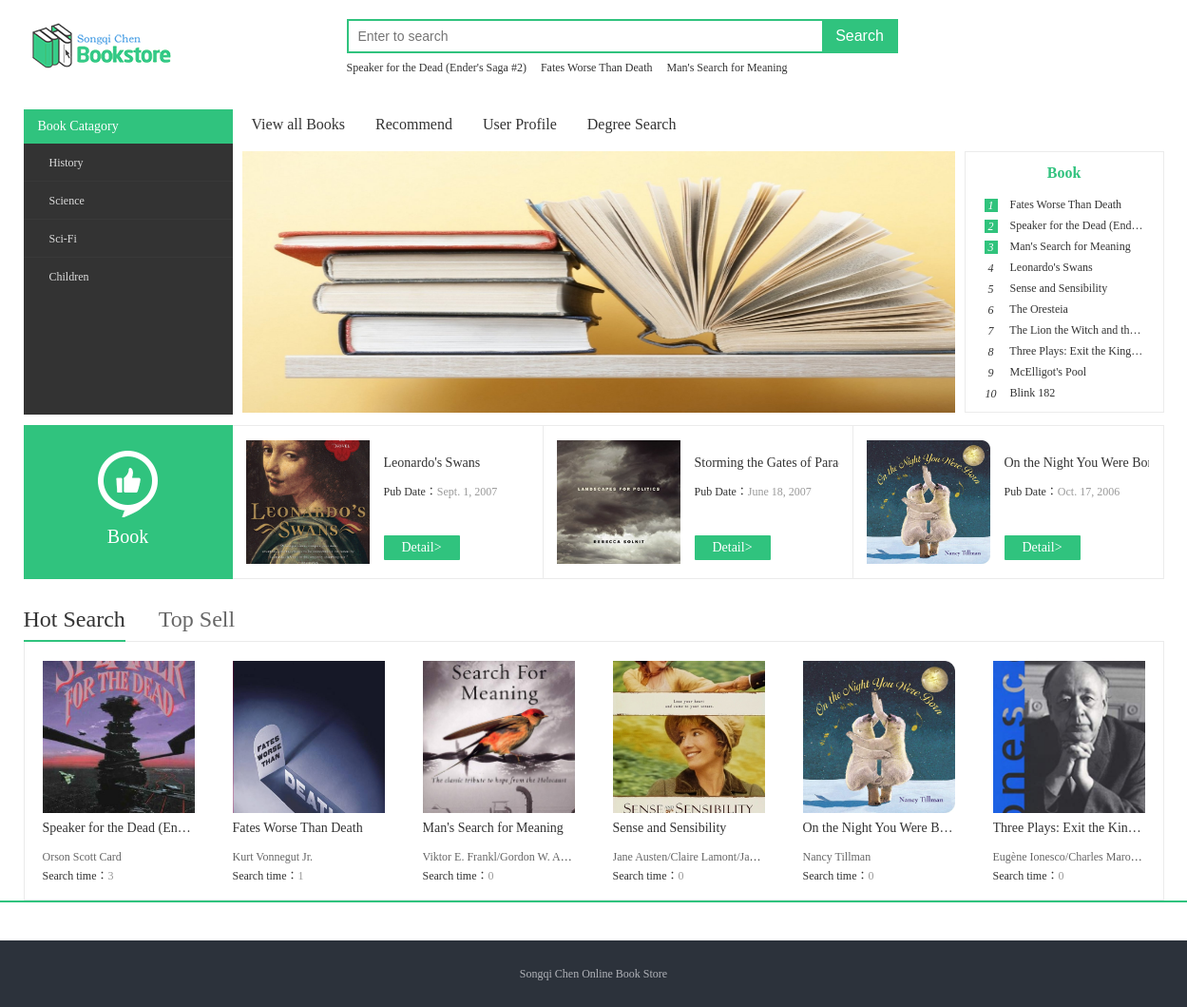
The page / on the database its author committed.
### index/models.py (models this page shows, shortened)
class Dynamic(models.Model):
    dynamic_id = models.AutoField('Stat ID', primary_key=True)
    book = models.ForeignKey(Book, on_delete=models.CASCADE, verbose_name='book title')
    dynamic_views = models.IntegerField('number of views')
    dynamic_search = models.IntegerField('number of searchs')
    dynamic_down = models.IntegerField('order time')
    class Meta:
        verbose_name = 'Stat'
        verbose_name_plural = 'Stat'

class Book(models.Model):
    book_id = models.AutoField('BookID', primary_key=True)
    book_name = models.TextField('Book Name', max_length=50)
    book_author = models.TextField('Book author', max_length=50)
    book_avg_rating = models.IntegerField('Book rating')
    book_isbn = models.CharField('Book ISBN', max_length=30)
    book_language = models.CharField('Book Language', max_length=10)
    book_pages = models.IntegerField('Book Pages')
    book_numrating = models.IntegerField('Number of Rating')
    book_numtext = models.IntegerField('Number of Text')
    book_pubdate = models.DateField('Book publish data')
    book_publisher = models.CharField('Book publisher', max_length=30)
    book_img = models.CharField('Book Image', max_length=20)
    book_type = models.TextField('Book type', max_length=20)
    book_price = models.IntegerField('Book Price')
    book_bookstock = models.IntegerField('Book Stock', null=True, default=0)
    book_saleamount = models.IntegerField('Book sale amount')
    label = models.ForeignKey(Label, on_delete=models.CASCADE, verbose_name='book type id')
    class Meta:
        verbose_name = 'Book Info'
        verbose_name_plural = 'Book Info'

class Label(models.Model):
    label_id = models.AutoField('Lable id', primary_key=True)
    label_name = models.CharField('Lable Text', max_length=10)
    def __str__(self):
        return self.label_name
    class Meta:
        verbose_name = 'Label'
        verbose_name_plural = 'Label'

### index/views.py (the view)
# urls.py: path('', views.indexView, name='index'),
def indexView(request):
    search_book = Dynamic.objects.select_related('book').order_by('-dynamic_search').all()[:8]
    label_list = Label.objects.all()
    play_hot_book = Dynamic.objects.select_related('book').order_by('-dynamic_views').all()[:10]
    daily_recommendation = Book.objects.order_by('-book_pubdate').all()[:3]
    search_ranking = search_book[:6]
    down_ranking = Dynamic.objects.select_related('book').order_by('-dynamic_down').all()[:6]
    all_ranking = [search_ranking, down_ranking]
    return render(request, 'index.html', locals())

### index/templates/index.html (shortened to what this page needs)
{% extends "title_base.html"  %}
{% block title  %}
{% load static %}
<link type="text/css" rel="stylesheet" href="{% static "css/common.css" %}">
<link type="text/css" rel="stylesheet" href="{% static "css/index.css" %}">
</head>
<body class="index">
	<div class="header">
		<a href="/" class="logo" title="Home Page"><img alt="Book Store" src="{% static "image/logo.png" %}"></a>
		<div class="search-box">
	    <form id="searchForm" action="{% url 'search' 1 %}" method="post" target="_blank">
	        <div class="search-keyword">
	            <input name="kword" type="text" class="keyword" maxlength="120" placeholder="Enter to search" />
	        </div>
	        <input id="subSerch" type="submit" class="search-button" value="Search" />
	    </form>
  		<div class="search-hot-words">
			{% for book in search_book  %}
				<a target="play" href="{% url 'play' book.book.book_id %}" >{{ book.book.book_name }}</a>
			{% endfor  %}
  		</div>
  	</div>
	</div>
	<div class="nav-box">
    <div class="nav-box-inner">
        <ul class="nav clearfix">
            <li><a href="{% url 'ranking' %}">View all Books</a></li>
            <li><a href="{% url 'order1'  %}">Recommend</a></li>
            <li><a href="{% url 'home' 1 %}" target="_blank">User Profile</a></li>
            <li><a href="{% url 'degree_search'  %}">Degree Search</a></li>
        </ul>
        <div class="category-nav">
            <div class="category-nav-header">
                <strong><a href="{% url 'ranking' %}">Book Catagory</a></strong>
            </div>
            <div class="category-nav-body">
                <div id="J_CategoryItems" class="category-items">
                {% for label in label_list  %}
                    <div class="item" data-index="1"><h3>
                        <a href="{% url 'ranking' %}?type={{ label }}" class="main-title">{{ label }}</a>
                    </div>
                {% endfor  %}
                </div>
            </div>
        </div>
    </div>
	<div class="wrapper clearfix">
		<div class="main">
			<div id="J_FocusSlider" class="focus">
				<ul class="focus-list f_w">
                    <li class="f_s"><a target="play" href="{% url 'play' 12 %}" class="layz_load" >
                        <img data-src="{% static '/image/datu-1.jpg' %}"  width="750" height="275"></a>
                    </li>
				</ul>
			</div>
		</div>
		<div class="aside">
			<h2>Book</h2>
			<ul>
				{% for book in play_hot_book  %}
					<li><span>{{ forloop.counter }}</span>
                        <a target="play" href="{% url 'play' book.book.book_id %}" >{{ book.book.book_name }}</a>
                    </li>
				{% endfor  %}
			</ul>
		</div>
	</div>
	<div class="today clearfix">
		<div class="today-header">
            <i></i>
			<h2>Book</h2>
		</div>
		<div class="today-list-box slide">
			<div id="J_TodayRec" class="today-list">
				<ul>
                {% for list in daily_recommendation  %}
                    {% if forloop.first  %}
                        <li class="first">
                    {% else  %}
                        <li>
                    {% endif  %}
                    <a class="pic layz_load pic_po" target="play" href="{% url 'play' list.book_id %}" >
                        <img data-src="{% static "bookImg/" %}{{ list.book_img }}"  ></a>
                    <div class="name">
                        <h3><a target="play" href="{% url 'play' list.book_id %}" >{{ list.book_name }}</a></h3>
                        <div class="times">Pub Date：<span>{{ list.book_pubdate }}</span></div>
                    </div>
                    <a target="play" href="{% url 'play' list.book_id %}" class="today-buy-button" >Detail></a>
                {% endfor  %}
				</ul>
			</div>
		</div>
	</div>
	<div class="section">
		<ul id="J_Tab" class="tab-trigger">
	  	<li data-cur="0" class="current t_c">Hot Search</li>
        <li data-cur="1" class="t_c">Top Sell</li>
		</ul>
		<div class="tab-container">
	    <div id="J_Tab_Con" class="tab-container-cell">
            {% for list in all_ranking  %}
                {% if forloop.first %}
                    <ul class="product-list clearfix t_s current">
                {% else  %}
                    <ul class="product-list clearfix t_s" style="display:none;">
                {% endif  %}
                    {% for books in list  %}
                    <li>
                        <a target="play" href="{% url 'play' books.book.book_id %}" class="pic layz_load pic_po" >
                            <img data-src="{% static "bookImg/" %}{{ books.book.book_img }}" ></a>
                        <h3><a target="play" href="{% url 'play' books.book.book_id %}" >{{ books.book.book_name }}</a></h3>
                        <div class="singer"><span>{{ books.book.book_author }}</span></div>
                        {% if all_ranking|first  == list %}
                        <div class="times">Search time：<span>{{ books.dynamic_search }}</span></div>
                        {% else %}
                        <div class="times">Sell Amount：<span>{{ books.dynamic_down }}</span></div>
                        {% endif %}
                    </li>
                    {% endfor %}
                    </ul>
            {% endfor %}
        </div>
        </div>
    </div>
	</div>
{% endblock  %}

### static/css/common.css (style rules this page uses)
blockquote,body,button,dd,dl,dt,fieldset,form,h1,h2,h3,h4,h5,h6,hr,input,legend,li,ol,p,pre,td,textarea,th,ul { margin:0;padding:0 }
ol,ul { list-style:none }
body { font:12px/1.5 Arial;-webkit-text-size-adjust:none }
button,input,select { vertical-align:middle;font-size:100%;outline:0 }
fieldset,img { border:0 none }
i { font-style:normal }
a { color:#333;text-decoration:none;outline:0 }
.clearfix:after { content:".";display:block;height:0;clear:both;visibility:hidden;font-size:0 }
.f_w { position:absolute;width:1000% }
.header { width:1200px;height:80px;padding:0;margin:10px auto 0 }
.header .logo { float:left;width:214px;height:54px;margin:10px 0 0 0;overflow:hidden }
.index .header .logo { margin-right:126px }
.search-box { position:relative;z-index:50;float:right;width:302px;padding:0 78px 0 0;margin:10px 0 0 }
.index .search-box { width:502px;float:left }
.search-box .search-keyword { position:relative;padding:6px 10px;height:20px;overflow:hidden;zoom:1;border:2px solid #30C37E;background:#fff }
.search-box .keyword { float:left;width:278px;height:20px;border:0 none;outline:0 none;font:14px/20px arial;color:#999 }
.index .search-box .keyword { width:478px }
.search-box .search-button { position:absolute;right:0;top:0;width:80px;height:36px;border:0 none;background-color:#30C37E;color:#fff;font:16px/34px 'Microsoft YaHei',arial;overflow:hidden;cursor:pointer;outline:0 none }
.search-box .search-hot-words { margin:5px 0 0;height:20px;line-height:20px;overflow:hidden }
.search-box .search-hot-words a { float:left;margin:0 15px 0 0 }
.nav-box { margin-top:-50px;border-bottom:2px solid #30C37E }
.index .nav-box { margin-top:25px }
.nav-box-inner { width:1200px;margin:0 auto }
.nav-box .nav { padding:0 0 12px 360px;height:32px;line-height:32px }
.index .nav-box .nav { padding:0 0 2px 230px }
.nav li { float:left;height:32px;margin-right:12px }
.nav-box .nav li a { position:relative;float:left;padding:0 10px;font:16px/2 'Microsoft YaHei';color:#333;white-space:nowrap }

### rows shown on the page
Dynamic: book.book_name "Speaker for the Dead (Ender's Saga #2)", book.book_name "Speaker for the Dead (End…", book.book_img (picture), book.book_name "Speaker for the Dead (En…", book.book_author "Orson Scott Card", dynamic_search "3"
Dynamic: book.book_name "Fates Worse Than Death", book.book_img (picture), book.book_author "Kurt Vonnegut Jr.", dynamic_search "1"
Dynamic: book.book_name "Man's Search for Meaning", book.book_img (picture), book.book_author "Viktor E. Frankl/Gordon W. A…", dynamic_search "0"
Label: label_name "History"
Label: label_name "Science"
Label: label_name "Sci-Fi"
Label: label_name "Children"
Dynamic: book.book_name "Leonardo's Swans"
Dynamic: book.book_name "Sense and Sensibility", book.book_img (picture), book.book_author "Jane Austen/Claire Lamont/Ja…", dynamic_search "0"
Dynamic: book.book_name "The Oresteia"
Dynamic: book.book_name "The Lion the Witch and th…"
Dynamic: book.book_name "Three Plays: Exit the King…", book.book_img (picture), book.book_name "Three Plays: Exit the Kin…", book.book_author "Eugène Ionesco/Charles Maro…", dynamic_search "0"
Dynamic: book.book_name "McElligot's Pool"
Dynamic: book.book_name "Blink 182"
Book: book_img (picture), book_name "Leonardo's Swans", book_pubdate "Sept. 1, 2007"
Book: book_img (picture), book_name "Storming the Gates of…", book_pubdate "June 18, 2007"
Book: book_img (picture), book_name "On the Night You Were…", book_pubdate "Oct. 17, 2006"
Dynamic: book.book_img (picture), book.book_name "On the Night You Were B…", book.book_author "Nancy Tillman", dynamic_search "0"
